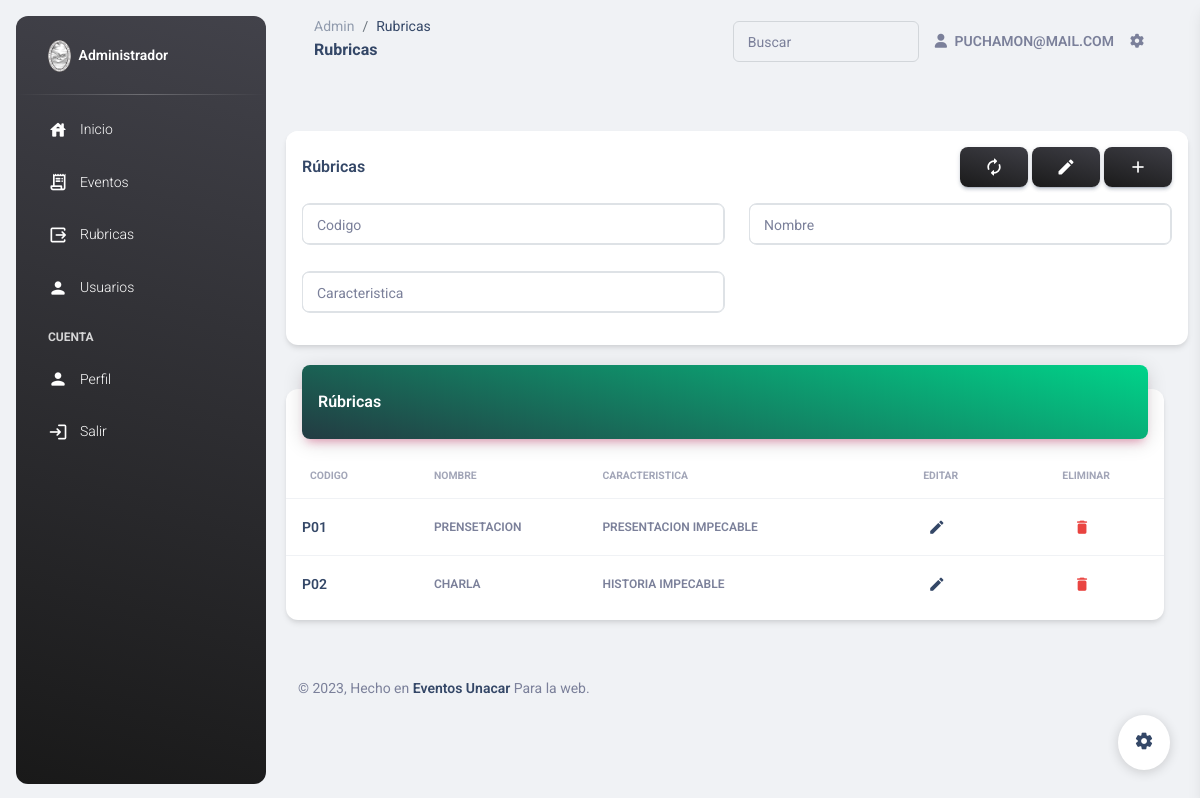
Screenshot of /admin/Rubrica.php (signed in) with the database file from the repository.
### tables this page shows
CREATE TABLE `usuario` (
  `matriculaUsuario` char(6) NOT NULL,
  `idRol` char(3) NOT NULL,
  `nombreUsuario` varchar(45) DEFAULT NULL,
  `apellidoUsuario` varchar(45) DEFAULT NULL,
  `facultadUsuario` varchar(45) DEFAULT NULL,
  `emailUsuario` varchar(45) DEFAULT NULL,
  `Pass` varchar(60) NOT NULL,
  `telefonoUsuario` char(10) DEFAULT NULL
);

CREATE TABLE `parametro` (
  `idParametro` char(3) NOT NULL,
  `nombreParametro` varchar(45) DEFAULT NULL,
  `caracteristicaParametro` varchar(100) DEFAULT NULL
);

### config/database.php (called while the page is built, shortened)
<?php
 $host = "localhost";
 $puerto = "3306";
 $usuario = "root";
 $contrasena = "";
 $baseDeDatos ="eventofci";
 function Conecta_DB_project()
 {
    global $host, $puerto, $usuario, $contrasena, $baseDeDatos;
    if (!($link = mysqli_connect($host.":".$puerto, $usuario, $contrasena)))
      {
          echo "Error conectando a la base de datos.<br>";
         exit();
      }
    else
    {
    }
 return $link;
 }
?>

### admin/Rubrica.php (the view, shortened to what this page needs)
<?php
  include("../config/database.php");
  $user_check=$_SESSION['login_user_sys'];
  $link = Conecta_DB_project();
  $consulta = "select emailUsuario from usuario where emailUsuario='$user_check'";
  $sql=mysqli_query($link,$consulta);
  $row = mysqli_fetch_assoc($sql);
  $login_session =$row['emailUsuario'];
  $queryGeneral = "SELECT * from parametro ";
  $resultGeneral = mysqli_query(Conecta_DB_project(), $queryGeneral);
?>
<!DOCTYPE html>
<html lang="en">
<head>
  <link href="../assets/css/nucleo-icons.css" rel="stylesheet" />
  <link href="../assets/css/nucleo-svg.css" rel="stylesheet" />
  <link id="pagestyle" href="../assets/css/material-dashboard.css?v=3.0.4" rel="stylesheet" />
</head>
<body class="g-sidenav-show  bg-gray-200">
  <?php
    require 'Complements/Menu.php';
  ?>
  <main class="main-content position-relative max-height-vh-100 h-100 border-radius-lg ">
    <nav class="navbar navbar-main navbar-expand-lg px-0 mx-4 shadow-none border-radius-xl" id="navbarBlur" data-scroll="true">
      <div class="container-fluid py-1 px-3">
        <nav aria-label="breadcrumb">
          <ol class="breadcrumb bg-transparent mb-0 pb-0 pt-1 px-0 me-sm-6 me-5">
            <li class="breadcrumb-item text-sm"><a class="opacity-5 text-dark" href="javascript:;">Admin</a></li>
            <li class="breadcrumb-item text-sm text-dark active" aria-current="page">Rubricas</li>
          </ol>
          <h6 class="font-weight-bolder mb-0">Rubricas<h6>
        </nav>
        <div class="collapse navbar-collapse mt-sm-0 mt-2 me-md-0 me-sm-4" id="navbar">
          <div class="ms-md-auto pe-md-3 d-flex align-items-center">
            <div class="input-group input-group-outline">
              <label class="form-label">Buscar</label>
              <input type="text" id="buscar" class="form-control">
            </div>
          </div>
          <ul class="navbar-nav  justify-content-end">
            <li class="nav-item d-flex align-items-center">
              <a href="#Admin" class="nav-link text-body font-weight-bold px-0">
                <i class="fa fa-user me-sm-1"></i>
                <span class="d-sm-inline d-none"><?php echo $login_session; ?></span>
              </a>
            </li>
            <li class="nav-item px-3 d-flex align-items-center">
              <a href="javascript:;" class="nav-link text-body p-0">
                <i class="fa fa-cog fixed-plugin-button-nav cursor-pointer"></i>
              </a>
            </li>
          </ul>
        </div>
      </div>
    </nav>
    <div class="container-fluid py-4">
      <div class="row">
        <div class="col-lg-8">
          <div class="row">
            <div class="col-md-12 mb-lg-0 mb-4">
            <form method="post" name="form" action="../config/crudParametro.php">
              <div class="card mt-4">
                <div class="card-header pb-0 p-3">
                  <div class="row">
                    <div class="col-6 d-flex align-items-center">
                      <h6 class="mb-0">Rúbricas</h6>
                    </div>
                    <div class="col-6 text-end">
                      <a href="../admin/Rubrica.php" class="btn bg-gradient-dark mb-0 material-icons opacity-10">autorenew</a>
                      <input type="submit" class="btn bg-gradient-dark mb-0 material-icons opacity-10" name="send" value="edit">
                      <input type="submit" class="btn bg-gradient-dark mb-0 material-icons opacity-10" name="update" value="add" >
                    </div>
                  </div>
                </div>
                <div class="card-body p-3">
                  <div class="row">
                    <div class="col-md-6 mb-md-0 mb-4">
                      <div class="input-group input-group-outline mb-3 card  border card-plain border-radius-lg d-flex align-items-center flex-row">
                      <label class="form-label">Codigo</label>
                      <input type="text" class="form-control card card-body border card-plain border-radius-lg d-flex align-items-center cursor-pointer flex-row"" name="Codigo" value="<?php echo $row['idParametro'] ?>" readonly>
                    </div>
                    </div>
                    <div class="col-md-6">
                    <div class="input-group input-group-outline mb-3 card  border card-plain border-radius-lg d-flex align-items-center flex-row">
                      <label class="form-label">Nombre</label>
                      <input type="text" class="form-control card card-body border card-plain border-radius-lg d-flex align-items-center cursor-pointer flex-row""  name="Nombre"  value="<?php echo $row['nombreParametro'] ?>" required>
                    </div>
                    </div>
                    <div class="col-md-6 mb-md-0 mb-6">
                    <div class="input-group input-group-outline mb-3 card  border card-plain border-radius-lg d-flex align-items-center flex-row">
                      <label class="form-label">Caracteristica</label>
                      <input type="text" class="form-control card card-body border card-plain border-radius-lg d-flex align-items-center cursor-pointer flex-row"" name="Caracteristica"  value="<?php echo $row['caracteristicaParametro'] ?>" required>
                    </div>
                  </div>
                </div>
              </form>
              </div>
            </div>
          </div>
        </div>
      </div>
      <br>
      <div class="row">
        <div class="col-12">
          <div class="card my-4">
            <div class="card-header p-0 position-relative mt-n4 mx-3 z-index-2">
              <div class="bg-gradient-primary shadow-primary border-radius-lg pt-4 pb-3">
                <h6 class="text-white text-capitalize ps-3">Rúbricas</h6>
              </div>
            </div>
            <div class="card-body px-0 pb-2">
              <div class="table-responsive p-0">
                <table id="tabla" class="table align-items-center mb-0">
                  <thead>
                    <tr>
                      <th class="text-uppercase text-secondary text-xxs font-weight-bolder opacity-7">Codigo</th>
                      <th class="text-uppercase text-secondary text-xxs font-weight-bolder opacity-7 ps-2">Nombre</th>
                      <th class="text-uppercase text-secondary text-xxs font-weight-bolder opacity-7 ps-2">Caracteristica</th>                      <th class="text-center text-uppercase text-secondary text-xxs font-weight-bolder opacity-7">Editar</th>
                      <th class="text-center text-uppercase text-secondary text-xxs font-weight-bolder opacity-7">Eliminar</th>
                    </tr>
                  </thead>
                  <tbody>
                  <?php
                      foreach ($resultGeneral as $rowGeneral) {
                  ?>
                    <tr>
                      <td>
                        <div class="d-flex px-2 py-1">
                          <div class="d-flex flex-column justify-content-center">
                            <h6 class="mb-0 text-sm"><?php echo $rowGeneral['idParametro']; ?></h6>
                          </div>
                        </div>
                      </td>
                      <td>
                        <p class="text-xs font-weight-bold mb-0"><?php echo $rowGeneral['nombreParametro']; ?></p>
                      </td>
                      <td>
                        <p class="text-xs font-weight-bold mb-0"><?php echo $rowGeneral['caracteristicaParametro']; ?></p>
                      </td>
                      <td class="align-middle text-center">
                        <a class="btn btn-link text-dark px-3 mb-0" href="Rubrica.php?idParametro=<?php echo $rowGeneral['idParametro']?>"><i class="material-icons me-2">edit</i></a>
                      </td>
                      <td class="align-middle text-center">
                      <a class="btn btn-link text-danger text-gradient px-3 mb-0" name=""  href="../config/crudParametro.php?idParametro=<?php echo $rowGeneral['idParametro']?>"><i class="material-icons me-2">delete</i></a>
                      </td>
                    </tr>
                  <?php
                    }
                  ?>
                  </tbody>
                </table>
              </div>
            </div>
          </div>
        </div>
      </div>
      <footer class="footer py-4  ">
        <div class="container-fluid">
          <div class="row align-items-center justify-content-lg-between">
            <div class="col-lg-6 mb-lg-0 mb-4">
              <div class="copyright text-center text-sm text-muted text-lg-start">
                © ,
                Hecho en
                <a href="https://www.unacar.mx/" class="font-weight-bold" target="_blank">Eventos Unacar</a>
                Para la web.
              </div>
            </div>
          </div>
        </div>
      </footer>
  </main>
  <?php
    require "Complements/Config.php";
  ?>
</body>
</html>

### rows the page displays
usuario: emailUsuario "PUCHAMON@MAIL.COM"
parametro: idParametro "P01", nombreParametro "PRENSETACION", caracteristicaParametro "PRESENTACION IMPECABLE"
parametro: idParametro "P02", nombreParametro "CHARLA", caracteristicaParametro "HISTORIA IMPECABLE"
